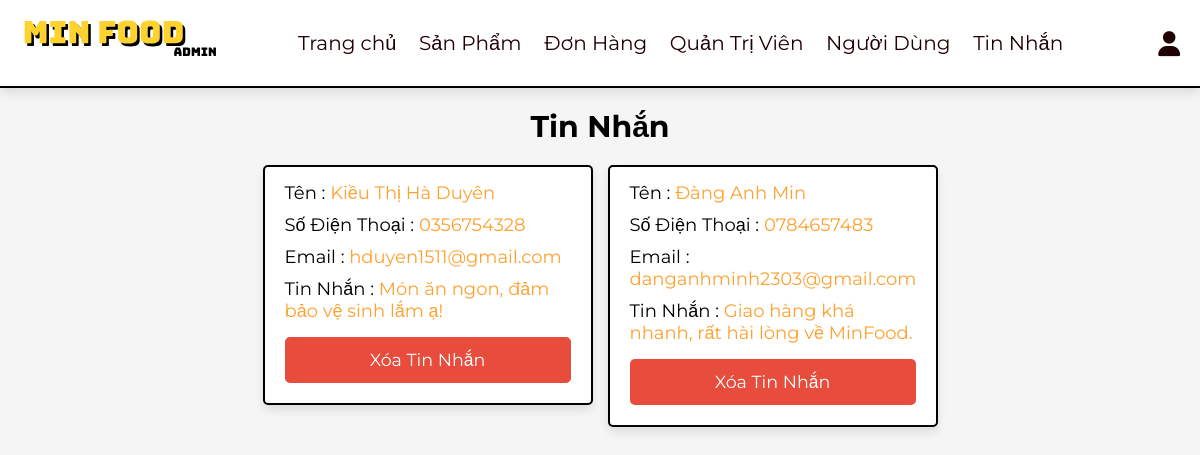
/admin/messages.php (signed in), run on the app's committed database.
### tables this page shows
CREATE TABLE `messages` (
  `id` int(100) NOT NULL,
  `user_id` int(100) NOT NULL,
  `name` varchar(100) NOT NULL,
  `email` varchar(100) NOT NULL,
  `number` varchar(12) NOT NULL,
  `message` varchar(500) NOT NULL
);

### admin/messages.php (the view, shortened to what this page needs)
<?php
include '../components/connect.php';
?>
<!DOCTYPE html>
<html lang="en">
<head>
   <link rel="stylesheet" href="https://cdnjs.cloudflare.com/ajax/libs/font-awesome/6.1.1/css/all.min.css">
   <link rel="stylesheet" href="../css/admin_style.css">
</head>
<body>
<?php include '../components/admin_header.php' ?>
<section class="messages">
   <h1 class="heading">Tin Nhắn</h1>
   <div class="box-container">
   <?php
      $select_messages = $conn->prepare("SELECT * FROM `messages`");
      $select_messages->execute();
      if($select_messages->rowCount() > 0){
         while($fetch_messages = $select_messages->fetch(PDO::FETCH_ASSOC)){
   ?>
   <div class="box">
      <p> Tên : <span><?= $fetch_messages['name']; ?></span></p>
      <p> Số Điện Thoại : <span><?= $fetch_messages['number']; ?></span> </p>
      <p> Email : <span><?= $fetch_messages['email']; ?></span> </p>
      <p> Tin Nhắn : <span><?= $fetch_messages['message']; ?></span> </p>
      <a href="messages.php?delete=<?= $fetch_messages['id']; ?>" class="delete-btn" onclick="return confirm('Bạn có muốn xóa tin nhắn?');">Xóa tin nhắn</a>
   </div>
   <?php
         }
      }else{
         echo '<p class="empty">Bạn không có tin nhắn</p>';
      }
   ?>
   </div>
</section>
</body>
</html>

### css/admin_style.css (style rules this page uses)
:root { --main-color:#fea130; --red:#e74c3c; --orange:#f39c12; --black:#000000; --white:#fff; --light-bg:#f5f5f5; --light-color:#200000 ; --border:.2rem solid var(--black); --box-shadow:0 .5rem 1rem rgba(0,0,0,.1); }
* { font-family: 'Montserrat', sans-serif; margin:0; padding:0; box-sizing: border-box; text-decoration: none; outline: none; border:none; }
html { font-size: 62.5%; overflow-x: hidden; }
body { background-color: var(--light-bg); }
section { max-width: 1200px; margin:0 auto; padding:2rem; }
.btn, .delete-btn, .option-btn { display: block; margin-top: 1rem; border-radius: .5rem; cursor: pointer; width: 100%; font-size: 1.75rem; color:var(--white); padding:1.2rem 3rem; text-transform: capitalize; text-align: center; }
.delete-btn { background-color: var(--red); }
.heading { text-align: center; margin-bottom: 2rem; text-transform: capitalize; color:var(--black); font-size: 3rem; }
.messages .box-container { display: grid; grid-template-columns: repeat(auto-fit, 33rem); gap:1.5rem; justify-content: center; align-items: flex-start; }
.messages .box-container .box { background-color: var(--white); border-radius: .5rem; box-shadow: var(--box-shadow); border:var(--border); padding:2rem; padding-top: 1rem; }
.messages .box-container .box p { padding: .5rem 0; font-size: 1.8rem; color:var(--black); }
.messages .box-container .box p span { color:var(--main-color); }

### data on the page
messages: name "Kiều Thị Hà Duyên", number "0356754328", email "hduyen1511@gmail.com", message "Món ăn ngon, đảm bảo vệ sinh lắm ạ!"
messages: name "Đàng Anh Min", number "0784657483", email "danganhminh2303@gmail.com", message "Giao hàng khá nhanh, rất hài lòng về MinFood."
